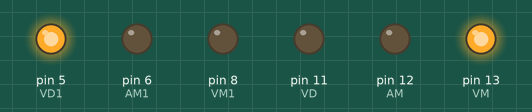
Bench run of a sketch on a simulated Arduino Uno, built with avr-gcc and run on an emulated ATmega328P. Parts: output pins drawn as LEDs (lit = HIGH).

Above: at 4.0 s.
At 9.5 s:
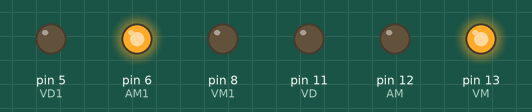
At 15.0 s:
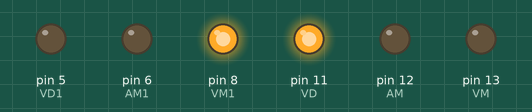
At 20.5 s:
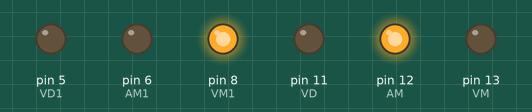
Timing chart, 0 to 28.6 s (numbered marks = the images above):
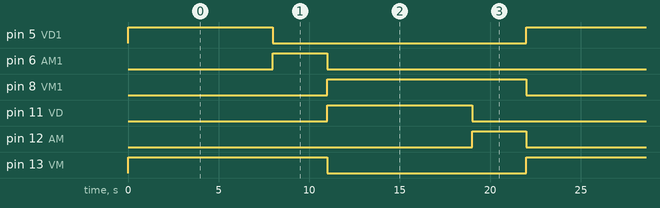

The sketch:

Semaforo.ino
```cpp
// C++ code
//

# define VM 13
# define VM1 8
# define AM 12
#define AM1 6
# define VD 11
# define VD1 5


void setup()
{
  pinMode(13, OUTPUT);
  pinMode(12, OUTPUT);
  pinMode(11, OUTPUT);
  pinMode(6, OUTPUT);
  pinMode(8, OUTPUT);
  pinMode(5, OUTPUT);
}


void estado1()
{
  digitalWrite(VM, HIGH);
  digitalWrite(VD1, HIGH);
  digitalWrite(VM1, LOW);
  digitalWrite(AM, LOW);
  digitalWrite(AM1, LOW);
  digitalWrite(VD, LOW);
  delay(8000);
}

void estado2()
{
  digitalWrite(VM, HIGH);
  digitalWrite(VD1, LOW);
  digitalWrite(VM1, LOW);
  digitalWrite(AM, LOW);
  digitalWrite(AM1, HIGH);
  digitalWrite(VD, LOW);
  delay(3000);
}

void estado3()
{
  digitalWrite(VM, LOW);
  digitalWrite(VD1, LOW);
  digitalWrite(VM1, HIGH);
  digitalWrite(AM, LOW);
  digitalWrite(AM1, LOW);
  digitalWrite(VD, HIGH);
  delay(8000);
}

void estado4()
{
  digitalWrite(VM, LOW);
  digitalWrite(VD1, LOW);
  digitalWrite(VM1, HIGH);
  digitalWrite(AM, HIGH);
  digitalWrite(AM1, LOW);
  digitalWrite(VD, LOW);
  delay(3000);
}

void loop()
{
 estado1();
 estado2();
 estado3();
 estado4();
}
```

Measured:
- by itself, pin 5 (VD1), pin 11 (VD): alternates HIGH for 8.0 s and LOW for 14.0 s
- by itself, pin 6 (AM1), pin 12 (AM): alternates HIGH for 3.0 s and LOW for 19.0 s
- by itself, pin 8 (VM1), pin 13 (VM): alternates HIGH for 11.0 s and LOW for 11.0 s
